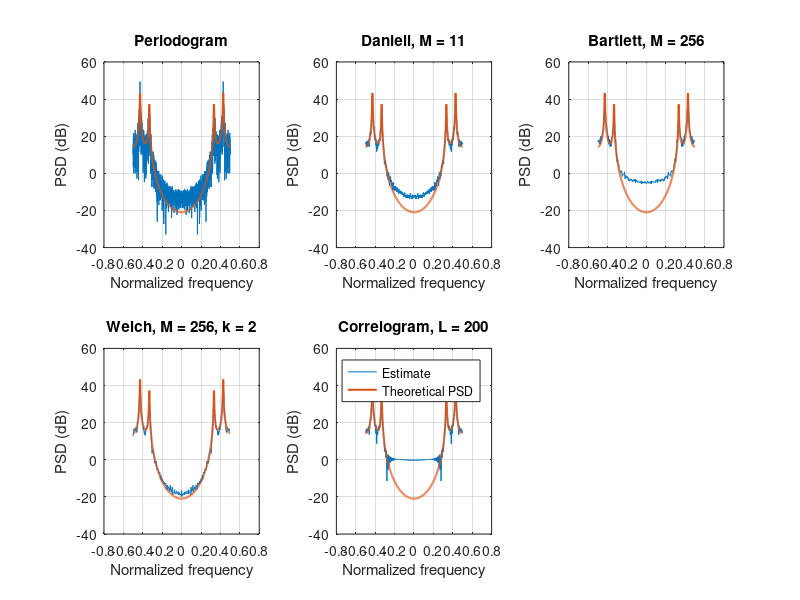

Reproduce this figure in MATLAB. (Note: this script raises an error after producing the figure.)
close all ; clear all ; clc;

function [P, fn] = periodo(x)
    x = x(:);
    N = length(x);
    Nfft = 2^nextpow2(N);
    X = fftshift(fft(x, Nfft));
    P = abs(X).^2 / N;
    fn = -1/2 : 1/Nfft : 1/2 - 1/Nfft;
end



function [P_D, fn] = Daniell_periodogram(x, M)
    x = x(:);
    N = length(x);
    X = fftshift(fft(x));
    P = abs(X).^2 / N;
    if (mod(M, 2) == 0)
        error('M should be odd.');
    end
    J = (M - 1) / 2;
    P_D = zeros(1, N - 2 * J); % Pour enlever les valeurs aux extremités qui n'ont pas des valeurs voisines à gauche ou à droite
    for i = J + 1 : N - J
        P_D(i - J) = mean(P(i - J: i + J));
    end
    fn = -1/2 : 1/N : 1/2 - 1/N;
    fn = fn(J + 1: N - J);
end



function [P_B, fn] = Bartlett_periodogram(x, M)
    x = x(:);
    N = length(x);   
    if (M > N) 
        error('M must be less than or equal to length(x).');
    end
    L = floor(N / M);
    P_segments = zeros(L, M);
    for i = 1 : L
        segment = x(i*M - M + 1 : i * M);
        P_segments(i, :) = abs(fftshift(fft(segment))).^2 / M;
    end
    P_B = mean(P_segments, 1);  % moyenne des L périodogrammes, fréquence par fréquence (selon les colonnes)
    fn = -1/2 : 1/M : 1/2 - 1/M;
end


function [P_W, fn] = Welch_periodogram(x, M, k)
    x = x(:); % vecteur colonne, compatible avec hamming() qui retounre un vecteur colonne
    N = length(x);
    if (M > N) 
        error('M must be less than or equal to length(x).');
    end
    if (k <= 1)
        error('k must be greater than 1.');
    end
    L = floor((N - M) / (M - floor(M/k))) + 1; 
    P_segments = zeros(L, M);
    w = hamming(M); 
    for i = 1 : L
        segment = x(i*M - (i-1)*(floor(M/k)) - M + 1 : i*M - (i-1)*(floor(M/k)));
        segment = segment.*w;
        P_segments(i, :) = abs(fftshift(fft(segment))).^2 / sum(w.^2); % On divise par l'énergie de la fenêtre pour normaliser 
    end
    P_W = mean(P_segments, 1);
    fn = -1/2 : 1/M : 1/2 - 1/M;
end


function [P_c, fn] = correlogram(x, L)
    x = x(:); % vecteur colonne, compatible avec hamming() qui retounre un vecteur colonne
    N = length(x);
    if (L >= N) 
        error('L must be less than length(x).');
    end
    Rxx = xcorr(x, L, 'unbiased');
    w = hamming(2*L + 1); 
    Rxx_windowed = Rxx.*w;
    P_c = fftshift(fft(ifftshift(Rxx_windowed)));
    % P_c = real(P_c);
    fn = (-L : L) / (2*L + 1);
end


function plot_all_estimates(x, f, DSP, M_D, M, k, L, sigName)
    [P,   fn]   = periodo(x);                        
    [P_D, fn_D] = Daniell_periodogram(x, M_D);       
    [P_B, fn_B] = Bartlett_periodogram(x, M);        
    [P_W, fn_W] = Welch_periodogram(x, M, k);       
    [P_c, fn_c] = correlogram(x, L);                 

    DSP_dB = 10*log10(DSP);

    figure;
    subplot(2, 3, 1);                              
    plot(fn, 10*log10(P)); hold on;
    plot(f, DSP_dB, 'LineWidth', 1.5); hold off;
    title('Periodogram');
    xlabel('Normalized frequency'); ylabel('PSD (dB)');
    grid on;

    subplot(2, 3, 2);  
    plot(fn_D, 10*log10(P_D)); hold on;
    plot(f, DSP_dB, 'LineWidth', 1.5); hold off;
    title(sprintf('Daniell, M = %d', M_D));
    xlabel('Normalized frequency'); ylabel('PSD (dB)');
    grid on;

    subplot(2, 3, 3);                            
    plot(fn_B, 10*log10(P_B)); hold on;
    plot(f, DSP_dB, 'LineWidth', 1.5); hold off;
    title(sprintf('Bartlett, M = %d', M));
    xlabel('Normalized frequency'); ylabel('PSD (dB)');
    grid on;

    subplot(2, 3, 4);                            
    plot(fn_W, 10*log10(P_W)); hold on;
    plot(f, DSP_dB, 'LineWidth', 1.5); hold off;
    title(sprintf('Welch, M = %d, k = %g', M, k));
    xlabel('Normalized frequency'); ylabel('PSD (dB)');
    grid on;

    subplot(2, 3, 5);
    plot(fn_c, 10*log10(P_c)); hold on;
    plot(f, DSP_dB, 'LineWidth', 1.5); hold off;
    title(sprintf('Correlogram, L = %d', L));
    xlabel('Normalized frequency'); ylabel('PSD (dB)');
    grid on;

    legend('Estimate', 'Theoretical PSD', 'Position', [0.72 0.25 0.15 0.08]); 
    sgtitle(['PSD estimates of the ', sigName]);
end




N = 2000;
R = 0.99;
f1_res = 1/3; % Normalized
f2_res = 3/7;

omega1 = 2*pi*f1_res;
omega2 = 2*pi*f2_res;

p1 = R * exp(1i*omega1);
p2 = R * exp(-1i*omega2);

fn = -1/2 : 1/N : 1/2 - 1/N;

b = 1;
a = poly([p1 conj(p1) p2 conj(p2)]);

h = freqz(b, a, 2*pi*fn);

u = randn(1, N);
x = filter(b, a, u);


sigma2 = 1;                                      
DSP = sigma2 * abs(h).^2;                      
f = fn;                                       

plot_all_estimates(x, f, DSP, 11, 256, 2, 200, 'AR process');
